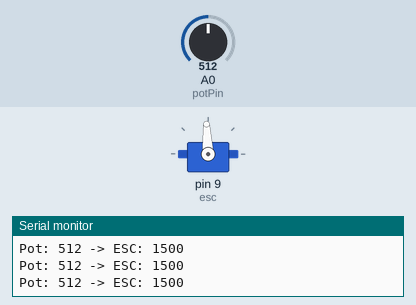
Recording of a sketch running on a simulated Arduino Uno, built with avr-gcc and run on an emulated ATmega328P. On the bench: servo, the last lines printed to the serial monitor. The test bench sets the inputs (shaded band); at power-on: A0 (potPin) = 512.

Above: at 4.2 s.
4.3 s: A0 (potPin) set to 982
At 4.9 s:
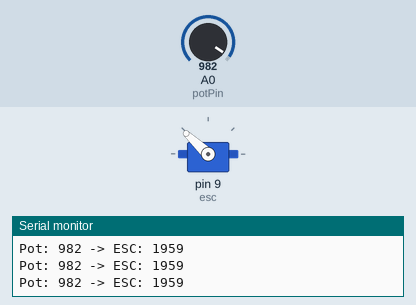
5.8 s: A0 (potPin) set to 1009
At 6.3 s:
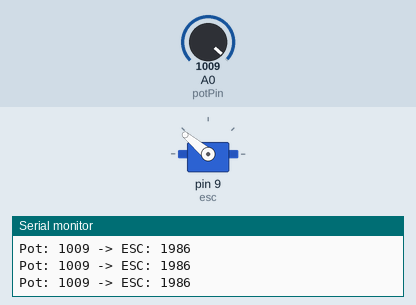
7.3 s: A0 (potPin) set to 716
At 8.5 s:
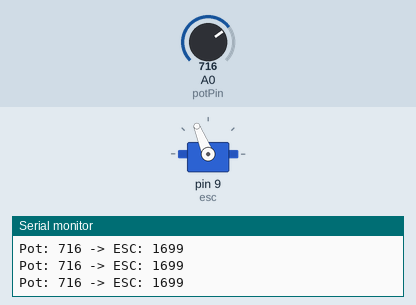
8.8 s: A0 (potPin) set to 306
At 9.9 s:
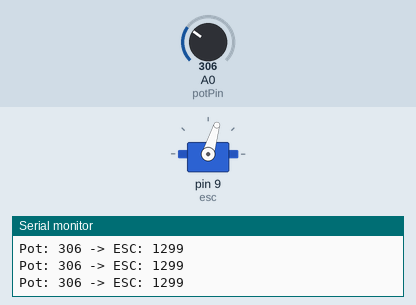
10.3 s: A0 (potPin) set to 511
At 11.3 s:
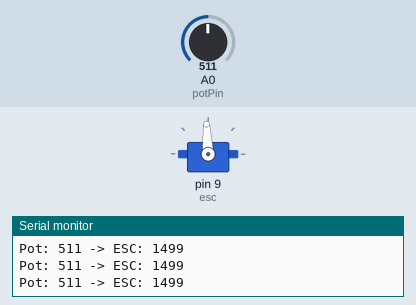
Timing chart, 0 to 13.3 s (numbered marks = the images above; inputs shaded):
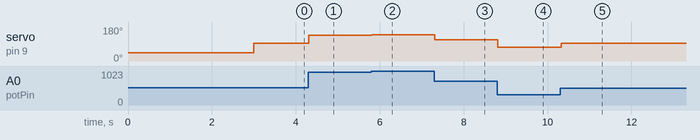

Measured:
- after the input at 4.3 s, servo on pin 9 (esc): 93° → 137° at once
- after the input at 5.8 s, servo on pin 9 (esc): 137° → 140° at once
- after the input at 7.3 s, servo on pin 9 (esc): 140° → 112° at once
- after the input at 8.8 s, servo on pin 9 (esc): 112° → 73° at once
- after the input at 10.3 s, servo on pin 9 (esc): 73° → 93° at once

The sketch:

ESCTestCode.ino
```cpp
#include <Servo.h>

Servo esc;

int potPin = A0;
int potValue;
int escValue;

void setup() {
  esc.attach(9);
  Serial.begin(9600);


  Serial.println("Arming ESC...");
  esc.writeMicroseconds(1000);
  delay(3000);
  Serial.println("ESC Armed!");
}

void loop() {
  potValue = analogRead(potPin);

  escValue = map(potValue, 0, 1023, 1000, 2000);

  esc.writeMicroseconds(escValue);

  Serial.print("Pot: ");
  Serial.print(potValue);
  Serial.print(" -> ESC: ");
  Serial.println(escValue);

  delay(20); // Small delay for stability
}
```
